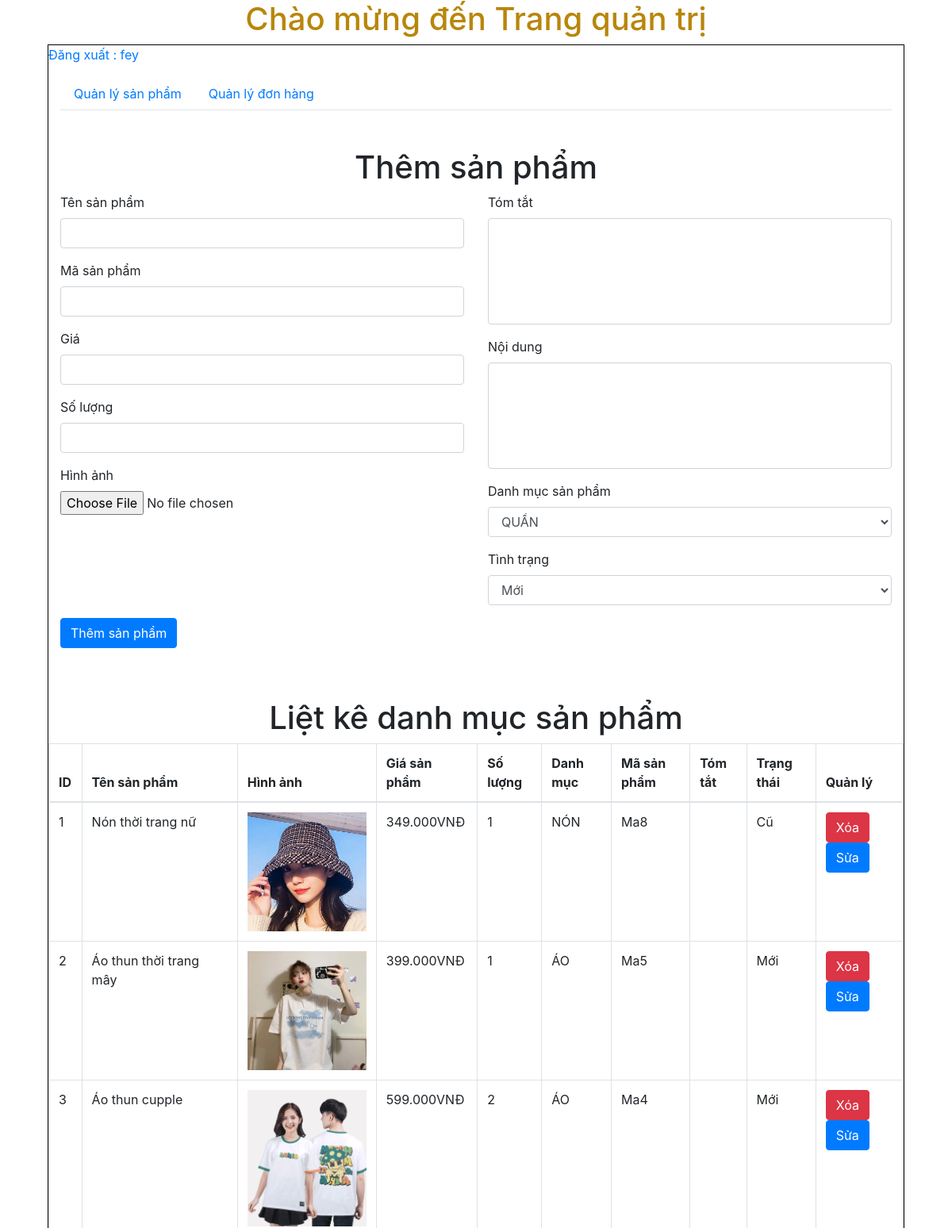
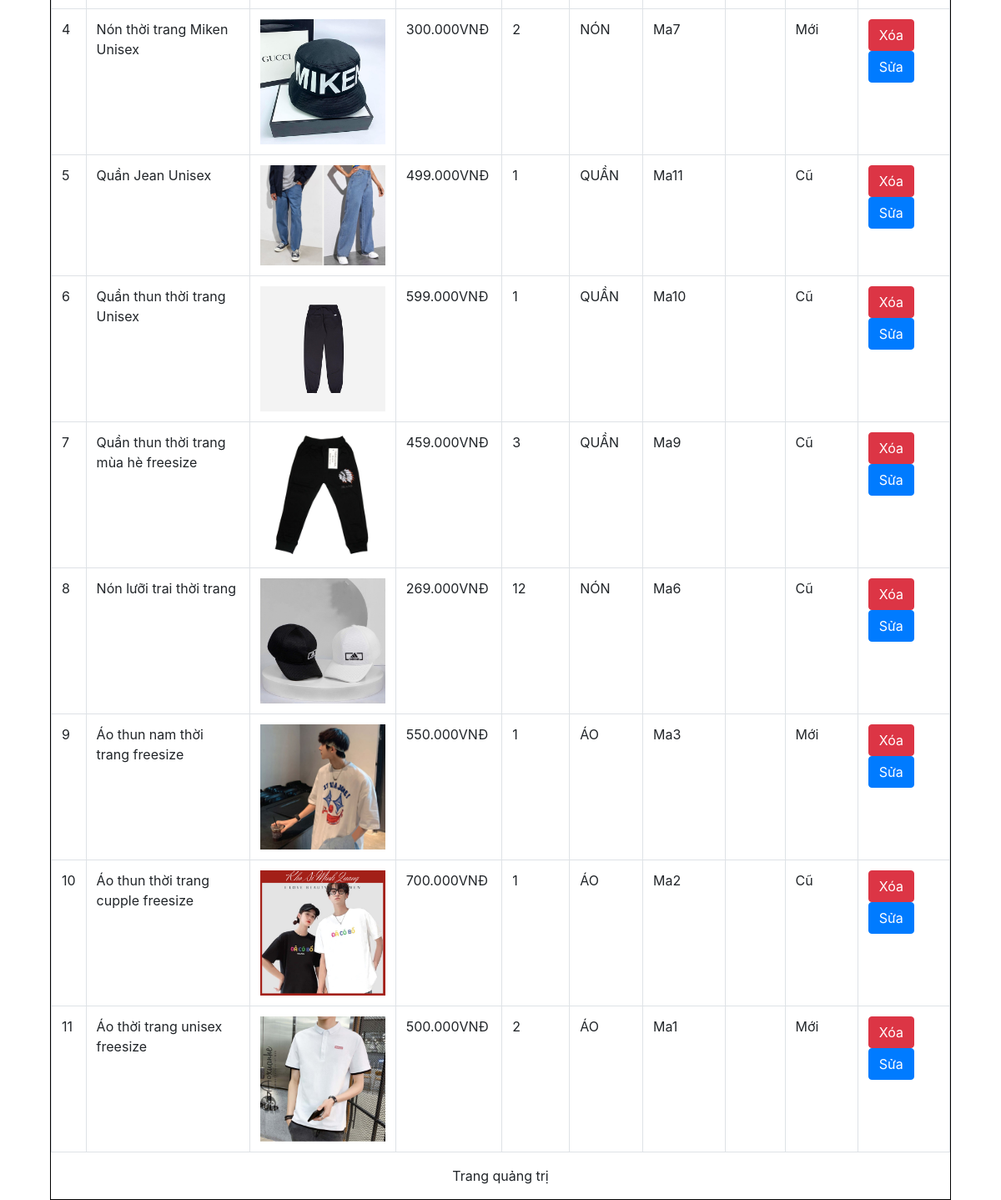
The app's page /admincp/index.php?action=quanlysanpham&query=them (signed in) with its own data (2 pictures, top to bottom).
### tables this page shows
CREATE TABLE `tbl_sanpham` (
  `id_sanpham` int(11) NOT NULL,
  `tensanpham` varchar(100) NOT NULL,
  `masanpham` varchar(100) NOT NULL,
  `giasanpham` float NOT NULL,
  `soluong` int(11) NOT NULL,
  `hinhanh` varchar(100) NOT NULL,
  `tomtat` tinytext NOT NULL,
  `noidung` text NOT NULL,
  `id_danhmuc` int(11) NOT NULL,
  `trangthai` int(11) NOT NULL
);

CREATE TABLE `tbl_danhmuc` (
  `id_danhmuc` int(11) NOT NULL,
  `tendanhmuc` varchar(100) NOT NULL,
  `thutu` int(11) NOT NULL
);

### admincp/modules/quanlysp/lietke.php (the view)
<?php
    $sql_lietke_sp = "SELECT * FROM tbl_sanpham ,tbl_danhmuc WHERE tbl_sanpham.id_danhmuc=tbl_danhmuc.id_danhmuc ORDER BY id_sanpham DESC";
    $result_lietke_sp = mysqli_query($connect, $sql_lietke_sp);
?>
<br><br><center><h1>Liệt kê danh mục sản phẩm</h1></center>
<div class="table-responsive">
    <table class="table table-bordered">
        <thead>
            <tr>
                <th>ID</th>
                <th>Tên sản phẩm</th>
                <th>Hình ảnh</th>
                <th>Giá sản phẩm</th>
                <th>Số lượng</th>
                <th>Danh mục</th>
                <th>Mã sản phẩm</th>
                <th>Tóm tắt</th>
                <th>Trạng thái</th>
                <th>Quản lý</th>
            </tr>
        </thead>
        <tbody>
            <?php
            $i = 0;
            while ($row = mysqli_fetch_array($result_lietke_sp)) {
                $i++;
            ?>
                <tr>
                    <td><?php echo $i ?></td>
                    <td><?php echo $row['tensanpham'] ?></td>
                    <td>
                        <img src="modules/quanlysp/uploads/<?php echo $row['hinhanh'] ?>" width="150" alt="Hình ảnh sản phẩm">
                    </td>
                    <td><?php echo number_format($row['giasanpham'], 0, ',', '.') . 'VNĐ' ?></td>
                    <td><?php echo $row['soluong'] ?></td>
                    <td><?php echo $row['tendanhmuc'] ?></td>
                    <td><?php echo $row['masanpham'] ?></td>
                    <td><?php echo $row['tomtat'] ?></td>
                    <td><?php echo ($row['trangthai'] == 1) ? "Mới" : "Cũ"; ?></td>
                    <td>
                        <a href="modules/quanlysp/xuly.php?idsanpham=<?php echo $row['id_sanpham'] ?>" class="btn btn-danger">Xóa</a>
                        <a href="?action=quanlysanpham&query=sua&idsanpham=<?php echo $row['id_sanpham'] ?>" class="btn btn-primary">Sửa</a>
                    </td>
                </tr>
            <?php
            }
            ?>
        </tbody>
    </table>
</div>

### records on screen
tbl_sanpham: tensanpham "Nón thời trang nữ", hinhanh (picture), giasanpham "349.000", soluong "1", id_danhmuc.tendanhmuc "NÓN", masanpham "Ma8", trangthai "Cũ"
tbl_sanpham: tensanpham "Áo thun thời trang mây", hinhanh (picture), giasanpham "399.000", soluong "1", id_danhmuc.tendanhmuc "ÁO", masanpham "Ma5", trangthai "Mới"
tbl_sanpham: tensanpham "Áo thun cupple", hinhanh (picture), giasanpham "599.000", soluong "2", id_danhmuc.tendanhmuc "ÁO", masanpham "Ma4", trangthai "Mới"
tbl_sanpham: tensanpham "Nón thời trang Miken Unisex", hinhanh (picture), giasanpham "300.000", soluong "2", id_danhmuc.tendanhmuc "NÓN", masanpham "Ma7", trangthai "Mới"
tbl_sanpham: tensanpham "Quần Jean Unisex", hinhanh (picture), giasanpham "499.000", soluong "1", id_danhmuc.tendanhmuc "QUẦN", masanpham "Ma11", trangthai "Cũ"
tbl_sanpham: tensanpham "Quần thun thời trang Unisex", hinhanh (picture), giasanpham "599.000", soluong "1", id_danhmuc.tendanhmuc "QUẦN", masanpham "Ma10", trangthai "Cũ"
tbl_sanpham: tensanpham "Quần thun thời trang mùa hè freesize", hinhanh (picture), giasanpham "459.000", soluong "3", id_danhmuc.tendanhmuc "QUẦN", masanpham "Ma9", trangthai "Cũ"
tbl_sanpham: tensanpham "Nón lưỡi trai thời trang", hinhanh (picture), giasanpham "269.000", soluong "12", id_danhmuc.tendanhmuc "NÓN", masanpham "Ma6", trangthai "Cũ"
tbl_sanpham: tensanpham "Áo thun nam thời trang freesize", hinhanh (picture), giasanpham "550.000", soluong "1", id_danhmuc.tendanhmuc "ÁO", masanpham "Ma3", trangthai "Mới"
tbl_sanpham: tensanpham "Áo thun thời trang cupple freesize", hinhanh (picture), giasanpham "700.000", soluong "1", id_danhmuc.tendanhmuc "ÁO", masanpham "Ma2", trangthai "Cũ"
tbl_sanpham: tensanpham "Áo thời trang unisex freesize", hinhanh (picture), giasanpham "500.000", soluong "2", id_danhmuc.tendanhmuc "ÁO", masanpham "Ma1", trangthai "Mới"

### other values on screen
$_SESSION['dangnhap'] "fey"
form field danhmuc "QUẦN"
